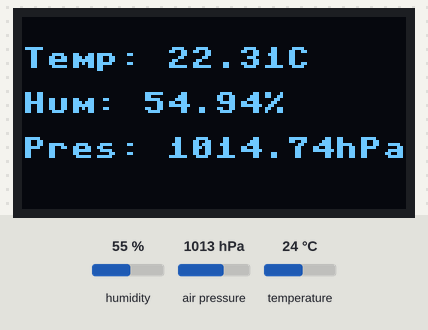
Simulated run of this program. Board: ESP32 board running MicroPython. Shown: 128×64 one-colour display. The inputs (shaded band) are chosen by the test bench; at power-on: humidity 55 %, air pressure 1013 hPa, temperature 24 °C. Library files of the repository ran but are not shown: ssd1306.py, BME280.py.

Above: at 1.2 s.
1.3 s: humidity set to 22 %
At 6.2 s:
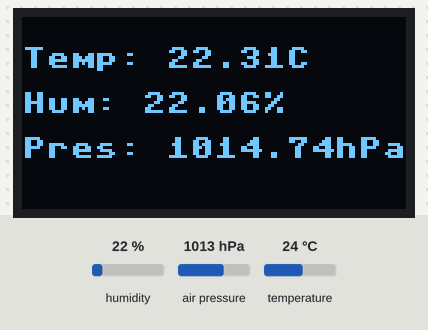
Timing chart, 0 to 7.7 s (numbered marks = the images above; inputs shaded):
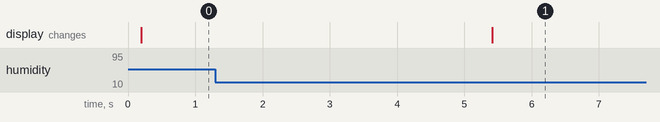

The program:

main.py
```python
# With the ESP32 you can set almost any pin to have I2C capabilities.
# You just need to set that in your code.

from machine import Pin, SoftI2C
from time import sleep
import ssd1306
import BME280


i2c_oled = SoftI2C(scl=Pin(32), sda=Pin(33))
i2c_sensor = SoftI2C(scl=Pin(22), sda=Pin(21), freq=10000)

oled_width = 128
oled_height = 64
oled = ssd1306.SSD1306_I2C(oled_width, oled_height, i2c_oled)

counter = 0
temp_sum = 0
hum_sum = 0
pres_sum = 0

while True:
    try:
#         GET DATA FROM SENSOR AS STRING
        bme = BME280.BME280(i2c=i2c_sensor)
        temp_string = bme.temperature
        hum_string = bme.humidity
        pres_string = bme.pressure

#         SHOW ON OLED SCREEN
        oled.fill(0)
        if temp_string != '0.00C':
            oled.text('Temp: ' + temp_string, 0, 10, 1)
        else:
            oled.text('Temp: ---', 0, 10, 1)
        if hum_string != '0.00%':
            oled.text('Hum: ' + hum_string, 0, 25, 1)
        else:
            oled.text('Hum: ---', 0, 25, 1)
        if pres_string != '0.00hPa':
            oled.text('Pres: ' + pres_string, 0, 40, 1)
        else:
            oled.text('Pres: ---', 0, 40, 1)
        oled.show()

#         GET DATA FROM SENSOR AS FLOATS (SHOULD I SEND RAW INTEGERS TO A SERVER?)
        temp = bme.read_temperature()/100
        hum = bme.read_humidity()/1024
        pres = bme.read_pressure()/256/100

#       COUNTER AND SUMS TO CALCULATE AVERAGE
        counter += 1
        temp_sum += temp
        hum_sum += hum
        pres_sum += pres

        if counter == 10:
            temp_average = round(temp_sum/counter, 2)
            hum_average = round(hum_sum/counter, 2)
            pres_average = round(pres_sum/counter, 2)
            print('Temperature: ', temp_average)
            print('Humidity: ', hum_average)
            print('Pressure: ', pres_average)

            counter = 0
            temp_sum = 0
            hum_sum = 0
            pres_sum = 0

    except OSError as e:
        print('Error:')
        print(e)
        oled.fill(0)
        oled.text('Sensor Error', 0, 10, 1)
        oled.show()
    except:
        print('Some Error')

    sleep(5)
```

Measured:
- after the input at 1.3 s, the display: changes after 4.1 s (image 1)
